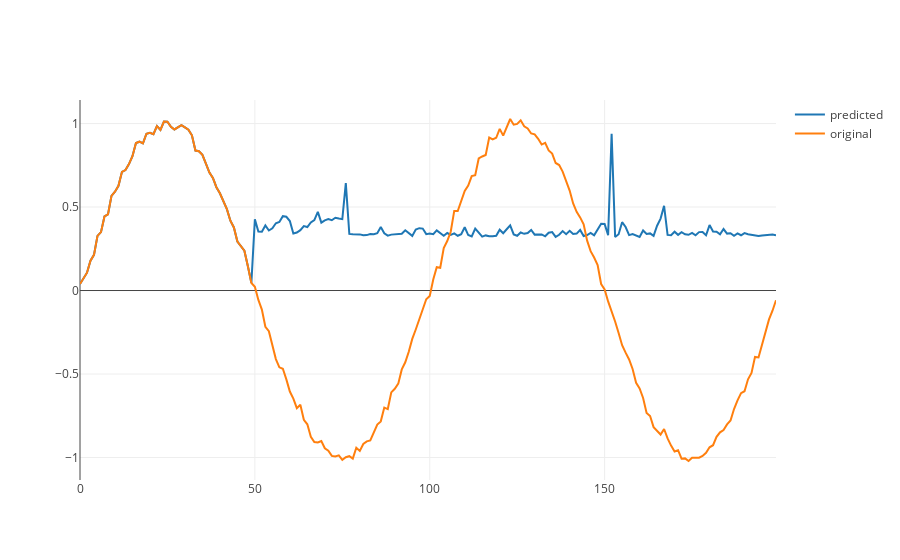

The code cell stored with this chart in its notebook:
### Code cell
run_options = tf.RunOptions(trace_level=tf.RunOptions.FULL_TRACE)
run_metadata = tf.RunMetadata()

init=tf.global_variables_initializer()

with tf.Session(config=tf.ConfigProto(log_device_placement=True)) as sess:
    file_writer = tf.summary.FileWriter('/home/dinne/tensorflow/summary_graph', sess.graph)
    sess.run(init)
    model_saver = tf.train.Saver()
    model_saver.restore(sess, "/home/dinne/tensorflow/LSTM_sine.ckpt")
    generate_graph(sess, file_writer,run_options=run_options, run_metadata=run_metadata)

### Figure 1 — Plotly figure (JSON) as saved in the notebook; plotly's stock layout.template omitted (floating-point values rounded to 4 significant figures; data arrays with more than 128 entries replaced by an {"elided": "..."} marker saying what was removed)
{"data": [{"name": "predicted", "type": "scatter", "y": {"elided": "200 float values"}}, {"name": "original", "type": "scatter", "y": {"elided": "200 float values"}}], "layout": {"title": ""}}
